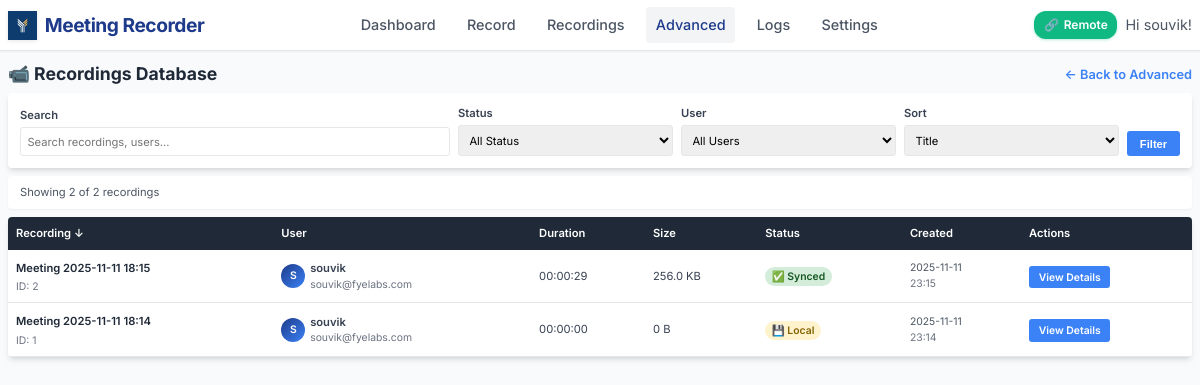
The page /admin/recordings?sort=title&order=desc&search=&status=all&user=all (signed in) on the database its author committed.
### models.py (models this page shows, shortened)
class User(UserMixin, db.Model):
    id = db.Column(db.Integer, primary_key=True)
    username = db.Column(db.String(80), unique=True, nullable=False)
    email = db.Column(db.String(120), unique=True, nullable=False)
    password_hash = db.Column(db.String(128))
    created_at = db.Column(db.DateTime, default=datetime.utcnow)
    is_active = db.Column(db.Boolean, default=True)
    default_monitor = db.Column(db.String(200))  # Default monitor for recordings
    auto_delete_days = db.Column(db.Integer, default=30)  # Auto-delete recordings after N days
    recordings = db.relationship('Recording', backref='user', lazy=True)
    meetings = db.relationship('Meeting', backref='user', lazy=True)

class Recording(db.Model):
    id = db.Column(db.Integer, primary_key=True)
    title = db.Column(db.String(200), nullable=False)
    filename = db.Column(db.String(255), nullable=False)
    file_path = db.Column(db.String(500), nullable=False)
    file_size = db.Column(db.BigInteger, default=0)  # in bytes
    duration = db.Column(db.Integer, default=0)  # in seconds
    created_at = db.Column(db.DateTime, default=datetime.utcnow)
    started_at = db.Column(db.DateTime)
    ended_at = db.Column(db.DateTime)
    monitor_name = db.Column(db.String(200))
    resolution = db.Column(db.String(50))  # e.g., "1920x1080"
    uploaded = db.Column(db.Boolean, default=False)
    upload_url = db.Column(db.String(500))  # Legacy field - kept for compatibility
    video_url = db.Column(db.String(500))
    transcript_url = db.Column(db.String(500))
    thumbnail_url = db.Column(db.String(500))
    upload_status = db.Column(db.String(50), default='pending')  # pending, uploading, completed, failed
    upload_metadata = db.Column(db.Text)  # JSON metadata from upload
    user_id = db.Column(db.Integer, db.ForeignKey('user.id'), nullable=False)
    status = db.Column(db.String(50), default='completed')  # recording, processing, completed, failed

### app.py (the view, shortened to what this page needs)
@app.route('/admin/recordings')
@login_required
def admin_recordings():
    try:
        page = request.args.get('page', 1, type=int)
        per_page = 20
        search = request.args.get('search', '').strip()
        status_filter = request.args.get('status', 'all')
        user_filter = request.args.get('user', 'all')
        sort_by = request.args.get('sort', 'created_at')
        sort_order = request.args.get('order', 'desc')
        query = db.session.query(Recording, User).join(User)
        if user_filter != 'all':
            query = query.filter(User.id == int(user_filter))
        if sort_by == 'title':
            sort_column = Recording.title
        elif sort_by == 'username':
            sort_column = User.username
        elif sort_by == 'duration':
            sort_column = Recording.duration
        elif sort_by == 'file_size':
            sort_column = Recording.file_size
        elif sort_by == 'upload_status':
            sort_column = Recording.upload_status
        else:
            sort_column = Recording.created_at
        if sort_order == 'asc':
            query = query.order_by(sort_column.asc())
        else:
            query = query.order_by(sort_column.desc())
        recordings = query.paginate(page=page, per_page=per_page, error_out=False)
        users = User.query.all()
        return render_template('admin/recordings.html',
                             recordings=recordings,
                             users=users,
                             search=search,
                             status_filter=status_filter,
                             user_filter=user_filter,
                             sort_by=sort_by,
                             sort_order=sort_order)
    except Exception as e:
        logger.error(f" Advanced recordings error: {e}")
        return f"Database error: {e}", 500

### templates/admin/recordings.html (shortened to what this page needs)
{% extends "base.html" %}
{% block content %}
<div style="display: flex; justify-content: space-between; align-items: center; margin-bottom: 0.5rem;">
    <h1 style="color: var(--gray-800); margin: 0; font-size: 1.1rem;">📹 Recordings Database</h1>
    <a href="{{ url_for('admin_dashboard') }}" style="color: var(--secondary-blue); text-decoration: none; font-weight: 600; font-size: 0.8rem;">← Back to Advanced</a>
</div>
<div style="background: white; padding: 0.75rem; border-radius: 4px; margin-bottom: 0.5rem; box-shadow: var(--shadow-md);">
    <form method="GET" style="display: grid; grid-template-columns: 2fr 1fr 1fr 1fr auto; gap: 0.5rem; align-items: end;">
        <div>
            <label style="display: block; margin-bottom: 0.2rem; font-weight: 600; color: var(--gray-700); font-size: 0.7rem;">Search</label>
            <input type="text" name="search" value="{{ search }}" placeholder="Search recordings, users..."
                   style="width: 100%; padding: 0.4rem; border: 1px solid var(--gray-200); border-radius: 3px; font-size: 0.7rem;">
        </div>
        <div>
            <label style="display: block; margin-bottom: 0.2rem; font-weight: 600; color: var(--gray-700); font-size: 0.7rem;">Status</label>
            <select name="status" style="width: 100%; padding: 0.4rem; border: 1px solid var(--gray-200); border-radius: 3px; font-size: 0.7rem;">
                <option value="all" {% if status_filter == 'all' %}selected{% endif %}>All Status</option>
            </select>
        </div>
        <div>
            <label style="display: block; margin-bottom: 0.2rem; font-weight: 600; color: var(--gray-700); font-size: 0.7rem;">User</label>
            <select name="user" style="width: 100%; padding: 0.4rem; border: 1px solid var(--gray-200); border-radius: 3px; font-size: 0.7rem;">
                <option value="all" {% if user_filter == 'all' %}selected{% endif %}>All Users</option>
            </select>
        </div>
        <div>
            <label style="display: block; margin-bottom: 0.2rem; font-weight: 600; color: var(--gray-700); font-size: 0.7rem;">Sort</label>
            <select name="sort" style="width: 100%; padding: 0.4rem; border: 1px solid var(--gray-200); border-radius: 3px; font-size: 0.7rem;">
                <option value="title" {% if sort_by == 'title' %}selected{% endif %}>Title</option>
            </select>
        </div>
        <button type="submit" style="background: var(--secondary-blue); color: white; padding: 0.4rem 0.8rem; border: none; border-radius: 3px; font-weight: 600; cursor: pointer; font-size: 0.7rem;">
            Filter
        </button>
    </form>
</div>
<div style="background: white; padding: 0.5rem 0.75rem; border-radius: 4px; margin-bottom: 0.5rem; box-shadow: var(--shadow-sm);">
    <p style="margin: 0; color: var(--gray-600); font-size: 0.7rem;">
        Showing {{ recordings.items|length }} of {{ recordings.total }} recordings
    </p>
</div>
{% if recordings.items %}
<div style="background: white; border-radius: 4px; overflow: hidden; box-shadow: var(--shadow-md);">
    <table style="width: 100%; border-collapse: collapse;">
        <thead>
            <tr style="background: var(--gray-800); color: white;">
                <th style="padding: 0.5rem; text-align: left; font-weight: 600; font-size: 0.7rem;">
                    <a href="?sort=title&order={{ 'asc' if sort_by == 'title' and sort_order == 'desc' else 'desc' }}&search={{ search }}&status={{ status_filter }}&user={{ user_filter }}"
                       style="color: white; text-decoration: none;">
                        Recording {% if sort_by == 'title' %}{{ '↑' if sort_order == 'asc' else '↓' }}{% endif %}
                    </a>
                </th>
                <th style="padding: 0.5rem; text-align: left; font-weight: 600; font-size: 0.7rem;">
                    <a href="?sort=username&order={{ 'asc' if sort_by == 'username' and sort_order == 'desc' else 'desc' }}&search={{ search }}&status={{ status_filter }}&user={{ user_filter }}"
                       style="color: white; text-decoration: none;">
                        User {% if sort_by == 'username' %}{{ '↑' if sort_order == 'asc' else '↓' }}{% endif %}
                    </a>
                </th>
                <th style="padding: 0.5rem; text-align: left; font-weight: 600; font-size: 0.7rem;">
                    <a href="?sort=duration&order={{ 'asc' if sort_by == 'duration' and sort_order == 'desc' else 'desc' }}&search={{ search }}&status={{ status_filter }}&user={{ user_filter }}"
                       style="color: white; text-decoration: none;">
                        Duration {% if sort_by == 'duration' %}{{ '↑' if sort_order == 'asc' else '↓' }}{% endif %}
                    </a>
                </th>
                <th style="padding: 0.5rem; text-align: left; font-weight: 600; font-size: 0.7rem;">
                    <a href="?sort=file_size&order={{ 'asc' if sort_by == 'file_size' and sort_order == 'desc' else 'desc' }}&search={{ search }}&status={{ status_filter }}&user={{ user_filter }}"
                       style="color: white; text-decoration: none;">
                        Size {% if sort_by == 'file_size' %}{{ '↑' if sort_order == 'asc' else '↓' }}{% endif %}
                    </a>
                </th>
                <th style="padding: 0.5rem; text-align: left; font-weight: 600; font-size: 0.7rem;">
                    <a href="?sort=upload_status&order={{ 'asc' if sort_by == 'upload_status' and sort_order == 'desc' else 'desc' }}&search={{ search }}&status={{ status_filter }}&user={{ user_filter }}"
                       style="color: white; text-decoration: none;">
                        Status {% if sort_by == 'upload_status' %}{{ '↑' if sort_order == 'asc' else '↓' }}{% endif %}
                    </a>
                </th>
                <th style="padding: 0.5rem; text-align: left; font-weight: 600; font-size: 0.7rem;">
                    <a href="?sort=created_at&order={{ 'asc' if sort_by == 'created_at' and sort_order == 'desc' else 'desc' }}&search={{ search }}&status={{ status_filter }}&user={{ user_filter }}"
                       style="color: white; text-decoration: none;">
                        Created {% if sort_by == 'created_at' %}{{ '↑' if sort_order == 'asc' else '↓' }}{% endif %}
                    </a>
                </th>
                <th style="padding: 0.5rem; text-align: left; font-weight: 600; font-size: 0.7rem;">Actions</th>
            </tr>
        </thead>
        <tbody>
            {% for recording, user in recordings.items %}
            <tr style="border-bottom: 1px solid var(--gray-200);" onmouseover="this.style.backgroundColor='var(--gray-50)'" onmouseout="this.style.backgroundColor='white'">
                <td style="padding: 0.5rem; vertical-align: middle;">
                    <div>
                        <a href="{{ url_for('admin_recording_detail', recording_id=recording.id) }}"
                           style="font-weight: 600; color: var(--gray-800); text-decoration: none; font-size: 0.7rem;">
                            {{ recording.title }}
                        </a>
                        <div style="color: var(--gray-500); font-size: 0.65rem; margin-top: 0.1rem;">
                            ID: {{ recording.id }}
                        </div>
                    </div>
                </td>
                <td style="padding: 0.5rem; vertical-align: middle;">
                    <div style="display: flex; align-items: center;">
                        <div style="width: 24px; height: 24px; border-radius: 50%; background: linear-gradient(135deg, var(--primary-blue), var(--secondary-blue)); display: flex; align-items: center; justify-content: center; color: white; font-weight: 600; margin-right: 0.3rem; font-size: 0.65rem;">
                            {{ user.username[0].upper() }}
                        </div>
                        <div>
                            <div style="font-weight: 600; font-size: 0.7rem;">{{ user.username }}</div>
                            <div style="color: var(--gray-500); font-size: 0.65rem;">{{ user.email }}</div>
                        </div>
                    </div>
                </td>
                <td style="padding: 0.5rem; vertical-align: middle; font-size: 0.7rem;">
                    {{ format_duration(recording.duration) }}
                </td>
                <td style="padding: 0.5rem; vertical-align: middle; font-size: 0.7rem;">
                    {{ format_file_size(recording.file_size) }}
                </td>
                <td style="padding: 0.5rem; vertical-align: middle;">
                    {% if recording.upload_status == 'completed' and recording.uploaded %}
                        <span style="background-color: #d4edda; color: #155724; padding: 0.2rem 0.4rem; border-radius: 12px; font-size: 0.65rem; font-weight: 600;">✅ Synced</span>
                    {% elif recording.upload_status == 'uploading' %}
                        <span style="background-color: #cce5ff; color: #004085; padding: 0.2rem 0.4rem; border-radius: 12px; font-size: 0.65rem; font-weight: 600;">⬆️ Uploading</span>
                    {% elif recording.upload_status == 'failed' %}
                        <span style="background-color: #f8d7da; color: #721c24; padding: 0.2rem 0.4rem; border-radius: 12px; font-size: 0.65rem; font-weight: 600;">❌ Failed</span>
                    {% else %}
                        <span style="background-color: #fff3cd; color: #856404; padding: 0.2rem 0.4rem; border-radius: 12px; font-size: 0.65rem; font-weight: 600;">💾 Local</span>
                    {% endif %}
                </td>
                <td style="padding: 0.5rem; vertical-align: middle;">
                    <div style="color: var(--gray-600); font-size: 0.65rem;">
                        {{ recording.created_at.strftime('%Y-%m-%d') if recording.created_at else 'N/A' }}
                        <br>
                        <span style="color: var(--gray-500);">{{ recording.created_at.strftime('%H:%M') if recording.created_at else '' }}</span>
                    </div>
                </td>
                <td style="padding: 0.5rem; vertical-align: middle;">
                    <a href="{{ url_for('admin_recording_detail', recording_id=recording.id) }}"
                       style="background: var(--secondary-blue); color: white; padding: 0.3rem 0.6rem; text-decoration: none; border-radius: 3px; font-size: 0.65rem; font-weight: 600;">
                        View Details
                    </a>
                </td>
            </tr>
            {% endfor %}
        </tbody>
    </table>
</div>
{% endif %}
{% endblock %}

### templates/base.html (shortened to what this page needs)
<!DOCTYPE html>
<html lang="en">
<head>
</head>
<body>
    <header class="header">
        <div class="header-content">
            <a href="{{ url_for('dashboard') }}" class="logo">
                <img src="{{ url_for('static', filename='image.png') }}" alt="FYE Labs" class="logo-image">
                <span class="logo-text">Meeting Recorder</span>
            </a>
            <nav class="nav-menu">
                <a href="{{ url_for('dashboard') }}" class="nav-link {% if request.endpoint == 'dashboard' %}active{% endif %}">Dashboard</a>
                <a href="{{ url_for('record') }}" class="nav-link {% if request.endpoint == 'record' %}active{% endif %}">Record</a>
                <a href="{{ url_for('recordings') }}" class="nav-link {% if request.endpoint == 'recordings' %}active{% endif %}">Recordings</a>
                <a href="{{ url_for('admin_dashboard') }}" class="nav-link {% if request.endpoint.startswith('admin_') %}active{% endif %}">Advanced</a>
                <a href="{{ url_for('view_logs') }}" class="nav-link {% if request.endpoint == 'view_logs' %}active{% endif %}">Logs</a>
                <a href="{{ url_for('settings') }}" class="nav-link {% if request.endpoint == 'settings' %}active{% endif %}">Settings</a>
            </nav>
            <div class="user-menu">
                <div class="remote-status-indicator" id="remoteStatusIndicator">
                    <span id="remoteStatusIcon">🔗</span>
                    <span id="remoteStatusText">Remote</span>
                </div>
                <span class="user-info">Hi {{ current_user.username }}!</span>
            </div>
        </div>
    </header>
    <main class="container">
        {% block content %}{% endblock %}
    </main>
</body>
</html>

### rows shown on the page
User: username "souvik"
Recording: title "Meeting 2025-11-11 18:15", id "2", username "S", username "souvik", email "souvik@fyelabs.com", duration "00:00:29", file_size "256.0 KB", upload_status "✅ Synced", created_at "2025-11-11", created_at "23:15"
Recording: title "Meeting 2025-11-11 18:14", id "1", username "S", username "souvik", email "souvik@fyelabs.com", duration "00:00:00", file_size "0 B", upload_status "💾 Local", created_at "2025-11-11", created_at "23:14"

### other values the page prints
{{ recordings.items|length }} "2"
{{ recordings.total }} "2"
{{ '↑' if sort_order == 'asc' else '↓' }} "↓"
